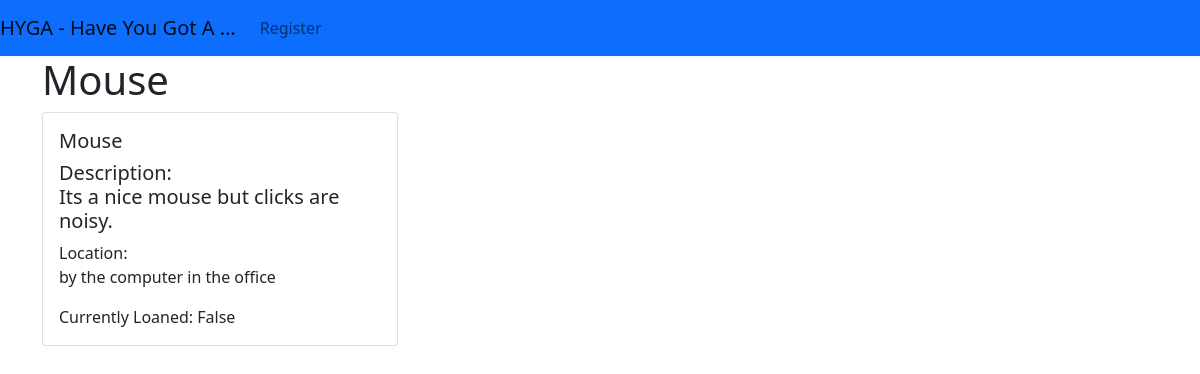
The app's page /myinventory/1 with its own data.
### inventory/models.py (models this page shows, shortened)
class InventoryItem(models.Model):
    item = models.CharField(max_length=100)
    desc = models.TextField()
    loc = models.TextField()
    curr_loaned = models.BooleanField(default=False)
    image = models.CharField(max_length=100)

### inventory/views.py (the view)
# urls.py: path("myinventory/<int:pk>", views.item_detail, name="item_detail"),
def item_detail(request, pk):
    item = InventoryItem.objects.get(pk=pk)
    return render(request, 'inventory/item_detail.html',
                  {'item': item})

### inventory/templates/inventory/item_detail.html (shortened to what this page needs)
{% extends 'base.html' %}
{% load static %}
{% block content %}
<div class="container">
    <h1>{{ item.item }}</h1>
    <div class="row">
        <div class="col-md-4">
            <div class="card mb-2">
                <div class="card-body">
                    <h5 class="card-title">{{ item.item }}</h5>
                    <h5 class="card-text">Description:<br> {{ item.desc }}</h5>
                    <p class="card-text">Location:<br> {{ item.loc }}</p>
                    <p class="card-text">Currently Loaned: {{ item.curr_loaned }}</p>
                </div>
            </div>
        </div>
    </div>
</div>
{% endblock %}

### records on screen
InventoryItem: item "Mouse", desc "Its a nice mouse but clicks are noisy.", loc "by the computer in the office", curr_loaned "False"
